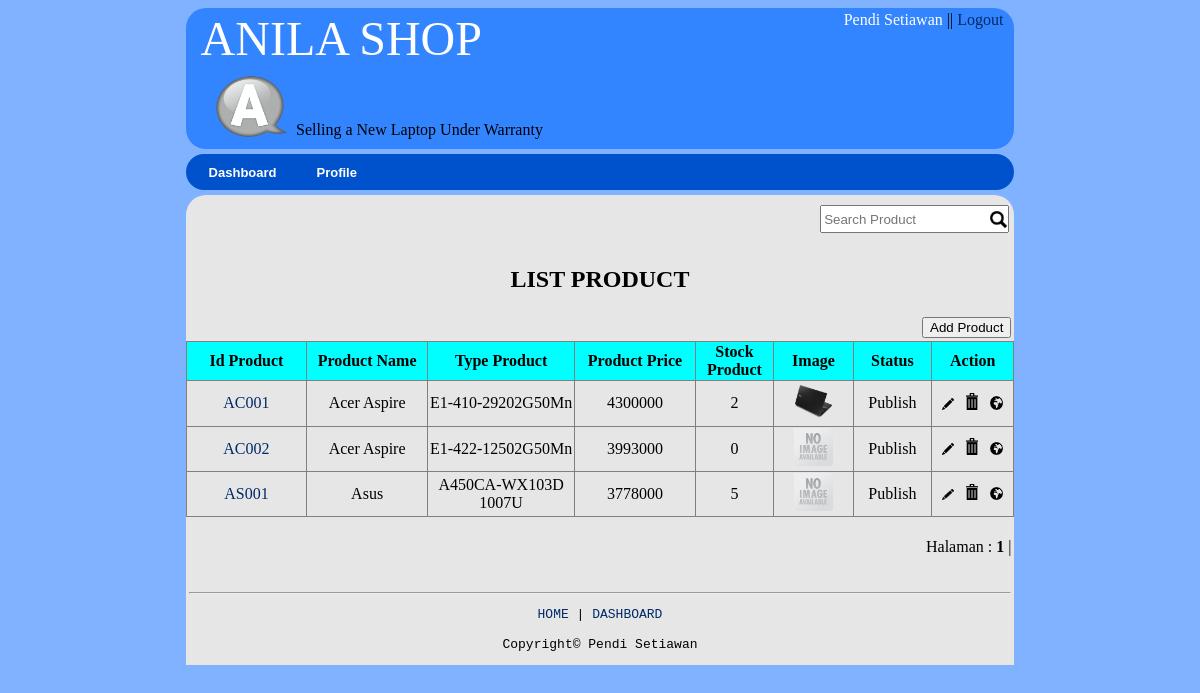
The app's page /product/view_product.php (signed in) with its own data.
### tables this page shows
CREATE TABLE IF NOT EXISTS `product` (
  `id_product` varchar(20) NOT NULL,
  `name` varchar(20) NOT NULL,
  `type` varchar(50) NOT NULL,
  `price` double NOT NULL,
  `description` text NOT NULL,
  `stock` int(3) NOT NULL,
  `image` text NOT NULL,
  `category_id` int(1) NOT NULL,
  `status` int(1) NOT NULL,
  `specification` text NOT NULL,
  PRIMARY KEY (`id_product`)
);

### product/view_product.php (the view, shortened to what this page needs)
<?php
	if(!isset($_SESSION['id'])) {
	  	echo "<script>window.alert('Anda Harus Login Dulu');</script>";
		echo "<script>window.location = '../login/login.php';</script>";
	} else {
include "../header/header_admin.php";
?>
<form action="add_product.php" method="post">
	<table width="70%" align="center" bgcolor="#E6E6E6">
		<tr>
			<td align="center"><h2>LIST PRODUCT</h2></td>
		</tr>
		<tr>
			<td align="right"><input type="submit" name="submit" value="Add Product" /></td>
		</tr>
	</table>
	<table width="70%" align="center" bgcolor="#E6E6E6" border="1" class="border">
		<tr bgcolor="#00FFFF">
			<th width="8%">Id Product</th>
			<th width="8%">Product Name</th>
			<th width="8%">Type Product</th>
			<th width="8%">Product Price</th>
			<th width="3%">Stock Product</th>
			<th width="5%">Image</th>
			<th width="4%">Status</th>
			<th width="5%">Action</th>
		</tr>
		<?php
			$batas   = 7;
			if(isset($_GET['halaman'])) {
				$halaman = $_GET['halaman'];
			} else {
				$halaman = "";
			}
			if(empty($halaman)){
			    $posisi=0;
			    $halaman=1;
			}
			else{
			    $posisi = ($halaman-1) * $batas;
			}
			$que = "select * from product limit $posisi,$batas";
			$tampil = mysql_query("$que");
			while ($data = mysql_fetch_array($tampil)) { ?>
					<tr class="hover">
						<td align='center'>
							<a href="detail.php?id_product=<?php echo $data[0]; ?>" class="href"><?php echo $data[0]; ?></a>
						</td>
						<td align='center'><?php echo $data[1]; ?></td>
						<td align='center'><?php echo $data[2]; ?></td>
						<td align='center'><?php echo $data[3]; ?></td>
						<td align='center'><?php echo $data[5]; ?></td>
						<td align='center'>
							<?php if (!empty($data['image'])): ?>
								<img src="<?php echo $data['image']; ?>" width="50%"><br/>
							<?php else : ?>
								<img src="<?php echo 'http://'.$_SERVER['HTTP_HOST'].'/new_media/aplikasi/image/no-image.jpg' ?>" width="50%"><br/>
							<?php endif ?>
						</td>
						<td align="center">
							<?php
								if ($data[8]==1) {
									echo "Not Publish";
								} elseif ($data[8]==2) {
									echo "Publish";
								}
							?>
						</td>
						<td align='center'>
							<a href="edit.php?id_product=<?php echo $data[0]; ?>"><img title="Edit" src="<?php echo 'http://'.$_SERVER['HTTP_HOST'].'/new_media/aplikasi/image/edit.png' ?>" width = "15%"></a> &nbsp;
							<a href="delete.php?id_product=<?php echo $data[0]; ?>"><img title="Delete" src="<?php echo 'http://'.$_SERVER['HTTP_HOST'].'/new_media/aplikasi/image/delete.png' ?>" width = "15%"></a> &nbsp;
							<a href="publish.php?id_product=<?php echo $data[0]; ?>"><img title="Publish" src="<?php echo 'http://'.$_SERVER['HTTP_HOST'].'/new_media/aplikasi/image/publish.png' ?>" width = "17%"></a>
						</td>
					</tr>
				<?php
			}
		 ?>
	</table>
	<table width="70%" bgcolor="#E6E6E6" align="center">
	<tr>
		<td align="right">
			<?php
				echo "<br>Halaman : ";
				$tampil2="select * from product";
				$hasil2=mysql_query($tampil2);
				$jmldata=mysql_num_rows($hasil2);
				$jmlhalaman=ceil($jmldata/$batas);
				for($i=1;$i<=$jmlhalaman;$i++) {
					if($i>=($halaman-3) && $i <= ($halaman+3)){
						if ($i != $halaman)
						{
						    echo " <a href=$_SERVER[PHP_SELF]?halaman=$i><font color='#00F'>$i</font></a> | ";
						}
						else
						{
						    echo " <b>$i</b> | ";
						}
					}
				}
			?>
		</td>
	</tr>
	</table>
	<table width="70%" align="center" bgcolor="#E6E6E6">
		<tr>
			<td><?php include "../footer/footer.php"; ?></td>
		</tr>
	</table>
</form>
<?php } ?>

### header/header_admin.php (shortened to what this page needs)
<!DOCTYPE html>
<html>
<head>
	<link rel="stylesheet" type="text/css" href="../css/global.css">
</head>
<body bgcolor="#80B2FF">
<?php
$query = "SELECT * from login WHERE id='$_SESSION[id_admin]'";
$que = mysql_query($query);
$data = mysql_fetch_array($que);
?>
<table width="70%" align="center" bgcolor="#3385FF" class="radius">
	<tr>
		<td colspan="2"><a href="../aplikasi/index.php" class="href"><font color="#fff" size="30">&nbsp;ANILA SHOP</font></a></td>
		<td align="right" style="vertical-align: top;"><a href="../admin/view_edit.php" class="href"><font color="#fff">
			<?php echo ucfirst($data['first_name']); ?> <?php echo ucfirst($data['last_name']); ?></font></a> ||
			<?php
				if (isset($_SESSION["id"])) {
					echo "<a href='../logout/logout.php' class='href'>Logout &nbsp;</a>";
				} else {
					echo "<a href='../login/login.php' class='href'>Login &nbsp;</a>";
				}
			?>
		</td>
	</tr>
	<tr>
		<td width="9%" align="right">
			<img class="padding" src="<?php echo 'http://'.$_SERVER['HTTP_HOST'].'/new_media/aplikasi/image/logo-icon.png' ?>" width="70%">
		</td>
		<td width="26%" class="align">Selling a New Laptop Under Warranty</td>
		<td width="35%" align="right">&nbsp;</td>
	</tr>
</table>
<table width="70%" align="center" bgcolor="#0052CC" class="radius" style="margin: 5px auto;">
	<tr>
		<td>
			<ul class="dropmenu">
				<li><a href="../admin/check.php">Dashboard</a></li>
				<li><a href="../admin/view_edit.php">Profile</a></li>
			</ul>
		</td>
	</tr>
</table>
<form action="../search/search_admin.php" method="post" onsubmit="return validasi(this)">
<table width="70%" align="center" bgcolor="#E6E6E6" class="radius-top">
	<tr>
		<td align="right">
			<input class="search" type="search" name="search" placeholder="Search Product">
			<img class="icon-search" src="<?php echo 'http://'.$_SERVER['HTTP_HOST'].'/new_media/aplikasi/image/search.png' ?>">
		</td>
	</tr>
</table>
</form>
</body>
</html>

### css/global.css (style rules this page uses)
.dropmenu { background: transparent; height: 30px; list-style-type: none; margin: 0; padding: 0px; }
.dropmenu li { float: left; height: 30px; }
.dropmenu li a { color: #FFF; display: block; font: 13px arial, verdana, sans-serif; font-weight: bold; padding: 8px 20px; text-decoration: none; }
table.border { border-collapse: collapse; }
.href { text-decoration: none; color: #002966; }
.radius { border-radius: 20px; }
.radius-top { border-top-left-radius: 20px; border-top-right-radius: 20px; }

### header/header_admin.php (style rules this page uses)
.search { margin: 7px -27px; width: 23%; height: 28px; }
.icon-search { width: 17px; height: 17px; margin: -4px 4px; }
.align { vertical-align: bottom; padding-bottom: 8px; }
img.padding { padding-right: 4px; }

### records on screen
product: id_product "AC001", name "Acer Aspire", type "E1-410-29202G50Mn", price "4300000", stock "2", image (picture), status "Publish"
product: id_product "AC002", name "Acer Aspire", type "E1-422-12502G50Mn", price "3993000", stock "0", status "Publish"
product: id_product "AS001", name "Asus", type "A450CA-WX103D 1007U", price "3778000", stock "5", status "Publish"

### other values on screen
$data['first_name'] "Pendi"
$data['last_name'] "Setiawan"
